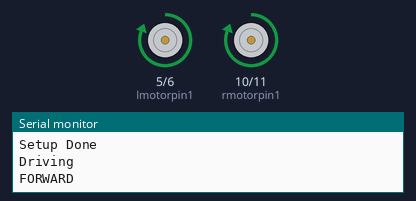
Bench run of a sketch on a simulated Arduino Uno, built with avr-gcc and run on an emulated ATmega328P. On the bench: motor-driver pin pairs drawn as motors (green arrow = first pin HIGH = forward, orange = second pin HIGH = backward, longer = more drive), the last lines printed to the serial monitor.

Above: at 5.0 s.
At 15.0 s:
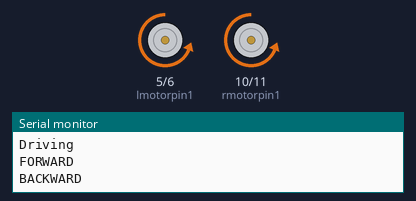
At 25.0 s:
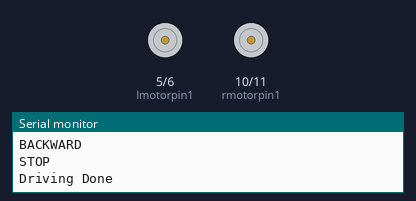
Timing chart, 0 to 39.0 s (numbered marks = the images above):
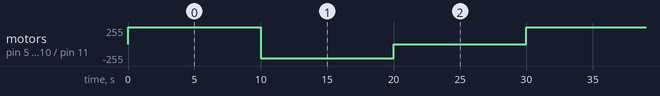

Measured:
- by itself, motor on pin 5 (lmotorpin1) / pin 6 (lmotorpin2), motor on pin 10 (rmotorpin1) / pin 11 (rmotorpin2): repeats every 30.0 s: backward 210/255 10.0 s, stopped 10.0 s, forward 255/255 10.0 s

The sketch:

SMARS_V4_Demo.ino
```cpp
//SMARS Demo 3 with ultrasonic sensor
//This sketch makes the robot avoid obstacles.
//you'll need a motor driver https://goo.gl/v8ADzU   and an ultrasonic sensor https://goo.gl/upDRNi


#define lmotorpin1 5  // Motor A pins
#define lmotorpin2 6
#define rmotorpin1 10 // Motor B pins
#define rmotorpin2 11


//int distancecm=0;
//const int trigPin = 3;
//const int echoPin = 11;
// defines variables
long duration;
int driveDelay = 10000;
//int distance;

void forward() {          //function of forward
  Serial.println("FORWARD");
  analogWrite(lmotorpin1, 255);
  analogWrite(lmotorpin2, 0);
  analogWrite(rmotorpin1, 255);
  analogWrite(rmotorpin2, 0);
}

void backward() {         //function of backward
  Serial.println("BACKWARD");
  analogWrite(lmotorpin1, 0);
  analogWrite(lmotorpin2, 210);
  analogWrite(rmotorpin1, 0);
  analogWrite(rmotorpin2, 210);
}

void Stop() {              //function of stop
  Serial.println("STOP");
  digitalWrite(lmotorpin1, LOW);
  digitalWrite(lmotorpin2, LOW);
  digitalWrite(rmotorpin1, LOW);
  digitalWrite(rmotorpin2, LOW);
}

void testDrive(int durationInput) {
  int duration = durationInput;
  Serial.println("Driving");
  forward();
  delay(driveDelay);
  backward();
  delay(driveDelay);
  Stop();

  Serial.println("Driving Done");
  delay(driveDelay);

}


void setup() {
  Serial.begin(115200);

  pinMode(lmotorpin1, OUTPUT);
  pinMode(lmotorpin2, OUTPUT);
  pinMode(rmotorpin1, OUTPUT);
  pinMode(rmotorpin2, OUTPUT);
  //pinMode(trigPin, OUTPUT); // Sets the trigPin as an Output
  //pinMode(echoPin, INPUT); // Sets the echoPin as an Input
  Serial.println("Setup Done");
}

void loop() {

  testDrive (0);

  //distancecm=mdistance();
  /*
    if(distance<5){
    digitalWrite(lmotorpin1,LOW);
    digitalWrite(lmotorpin2,HIGH);
    digitalWrite(rmotorpin1,LOW);
    digitalWrite(rmotorpin2,HIGH);
    delay(1000);
     digitalWrite(lmotorpin1,LOW);
    digitalWrite(lmotorpin2,HIGH);
    digitalWrite(rmotorpin1,HIGH);
    digitalWrite(rmotorpin2,LOW);
    delay(1000);
    }
    else{
    digitalWrite(rmotorpin1,HIGH);
    digitalWrite(rmotorpin2,LOW);
    digitalWrite(lmotorpin1,HIGH);
    digitalWrite(lmotorpin2,LOW);
    }
  */

}

int mdistance()
{


  //digitalWrite(trigPin, LOW);
  delayMicroseconds(2);
  // Sets the trigPin on HIGH state for 10 micro seconds
  //digitalWrite(trigPin, HIGH);
  delayMicroseconds(10);
  //digitalWrite(trigPin, LOW);
  // Reads the echoPin, returns the sound wave travel time in microseconds
  //duration = pulseIn(echoPin, HIGH);
  // Calculating the distance
  //distance= duration*0.034/2;
  // Prints the distance on the Serial Monitor
  //Serial.print("Distance: ");


}
```
